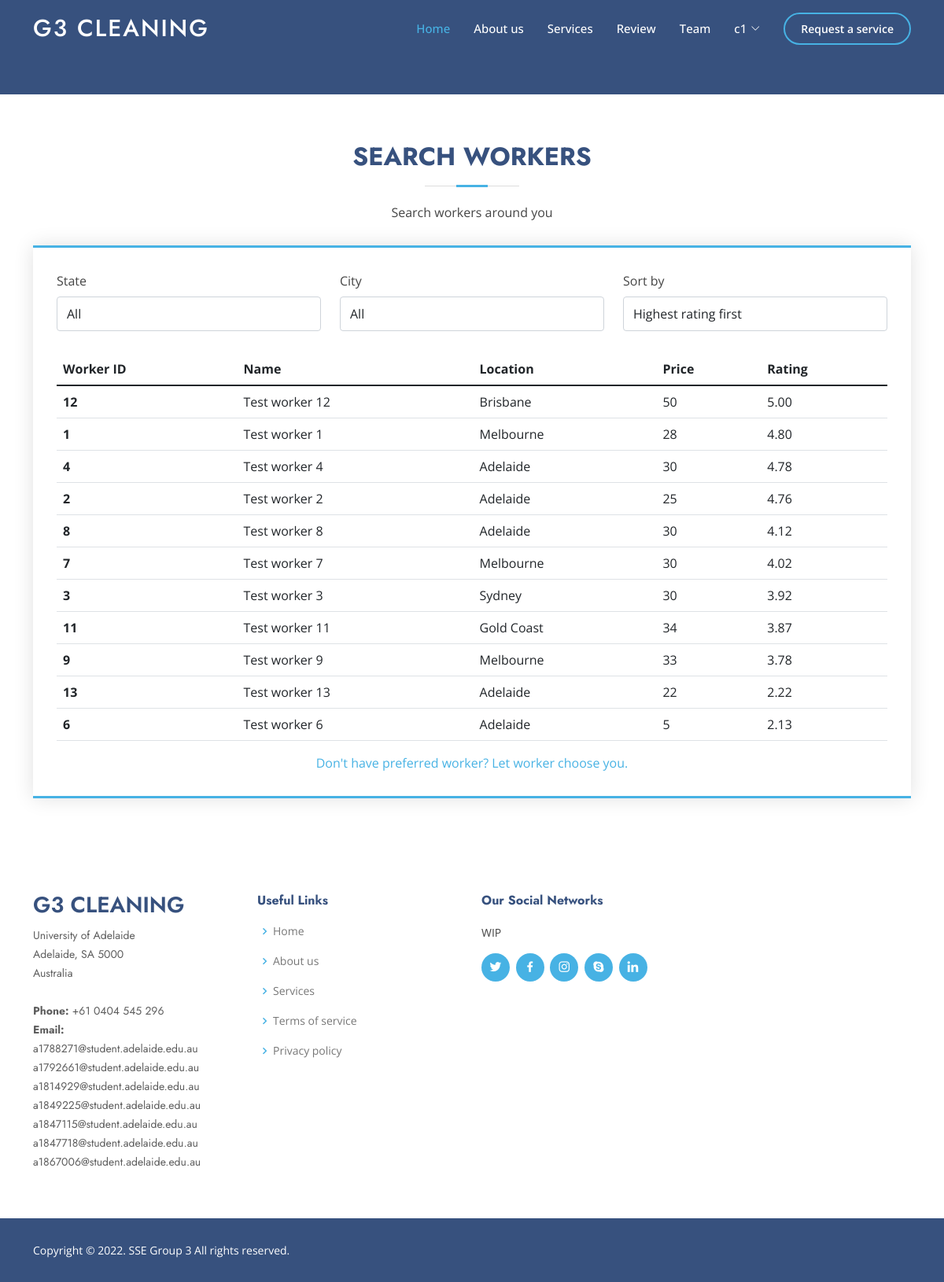
The page /searchworker.php (signed in) on the database its author committed.
### tables this page shows
CREATE TABLE IF NOT EXISTS `worker` (
  `uid` int UNSIGNED NOT NULL AUTO_INCREMENT,
  `email` varchar(100) NOT NULL,
  `name` varchar(100) NOT NULL,
  `phone` varchar(20) NOT NULL,
  `password` varchar(32) NOT NULL,
  `city` varchar(50),
  `state` varchar(50),
  `price` int UNSIGNED NOT NULL,
  `rating` decimal(3,2) NOT NULL DEFAULT 5.0,
  `healthy` tinyint(1) NOT NULL DEFAULT '1',
  PRIMARY KEY (uid)
);

### include/db.php (called while the page is built, shortened)
<?php
include 'dbdetail.php';
$conn = new mysqli($servername, $username, $password, $dbname);
function sqlsanitizer($str)
{
    return $str;
}
function dbsearchmultiplecondition($table, $results, $targets)
{
    global $conn;
    $query = "SELECT ";
    $index = 0;
    foreach ($results as $result) {
        $query .= sqlsanitizer($result);
        if ($index < count($results) - 1) {
            $query .= ", ";
            $index += 1;
        }
    }
    $query .= " FROM " . sqlsanitizer($table) . " WHERE ";
    $index = 0;
    foreach ($targets as $key => $value) {
        $query .= sqlsanitizer($key) . "='" . sqlsanitizer($value) . "'";
    }
    $query .= ";";
    $dbresult = mysqli_query($conn, $query);
    $result = [];
    if (mysqli_num_rows($dbresult) > 0) {
        while ($row = mysqli_fetch_assoc($dbresult)) {
            array_push($result, $row);
        }
    }
    return $result;
}
?>

### searchworker.php (the view, shortened to what this page needs)
<!DOCTYPE html>
<html lang="en">
<head>
    <link href="assets/vendor/aos/aos.css" rel="stylesheet">
    <link href="assets/vendor/bootstrap/css/bootstrap.min.css" rel="stylesheet">
    <link href="assets/vendor/bootstrap-icons/bootstrap-icons.css" rel="stylesheet">
    <link href="assets/vendor/boxicons/css/boxicons.min.css" rel="stylesheet">
    <link href="assets/vendor/glightbox/css/glightbox.min.css" rel="stylesheet">
    <link href="assets/vendor/remixicon/remixicon.css" rel="stylesheet">
    <link href="assets/vendor/swiper/swiper-bundle.min.css" rel="stylesheet">
    <link href="assets/css/style.css" rel="stylesheet">
</head>
<body>
    <?php include 'include/header.php'; ?>
    <section id="headerspace" class="">
    </section>
    <section id="request" class="request">
        <div class="container">
            <div class="section-title">
                <h2>Search workers</h2>
                <p>Search workers around you</p>
            </div>
            <form action="searchworker.php" method="get" role="form" class="php-request-form">
                <?php
                if (isset($_GET["state"]) and isset($_GET["city"]) and isset($_GET["sort"])) {
                    $state = $_GET["state"];
                    $city = $_GET["city"];
                    $sort = $_GET["sort"];
                } else {
                    $state = "*";
                    $city = "*";
                    $sort = "rating";
                }
                ?>
                <div class="row">
                    <div class="col-lg-4 form-group">
                        <label for="state">State</label>
                        <select class="form-control" name="state" id="state" onchange="this.form.submit()">
                            <option value="*" <?php if ($state=="*") {
                                echo 'selected="selected"';
                            } ?> >All</option>
                        </select>
                    </div>
                    <div class="col-lg-4 form-group">
                        <label for="city">City</label>
                        <select class="form-control" name="city" id="city" onchange="this.form.submit()">
                            <option value="*" <?php if ($city=="*") {
                                echo 'selected="selected"';
                            } ?> >All</option>
                        </select>
                    </div>
                    <div class="col-lg-4 form-group">
                        <label for="sort">Sort by</label>
                        <select class="form-control" name="sort" id="sort" onchange="this.form.submit()">
                            <option value="rating" <?php if ($sort=="rating") {
                                echo 'selected="selected"';
                            } ?>
                                >Highest rating first</option>
                        </select>
                    </div>
                </div>
                <?php
                include 'include/db.php';
                $targets["healthy"] = true;
                $workerlist = dbsearchmultiplecondition("worker", array("uid", "name", "city", "price", "rating"), $targets);
                if (count($workerlist) == 0) {
                    ?>
                    <div class="row">
                        <div class="d-flex justify-content-center">
                            <a href="/request.php">No workers around here? Let workers choose you when they available.</a>
                        </div>
                    </div>
                    <?php
                } else {
                    if ($sort == "rating") {
                        $columns = array_column($workerlist, 'rating');
                        array_multisort($columns, SORT_DESC, $workerlist);
                    }elseif ($sort == "price") {
                        $columns = array_column($workerlist, 'price');
                        array_multisort($columns, SORT_ASC, $workerlist);
                    }
                ?>
                <div class="row">
                    <div class="col-lg-12 d-flex align-items-center">
                        <table class="table table-hover">
                            <thead>
                                <tr>
                                    <th scope="col">Worker ID</th>
                                    <th scope="col">Name</th>
                                    <th scope="col">Location</th>
                                    <th scope="col">Price</th>
                                    <th scope="col">Rating</th>
                                </tr>
                            </thead>
                            <?php
                    echo "<tbody>";
                    foreach ($workerlist as $worker) {
                        $link = "/request.php?workerid=" . $worker["uid"] . "&workername=" . $worker["name"];
                        echo '<tr onClick="window.location.href=\'' . $link . '\';">';
                        echo '<th scope="row">' . $worker["uid"] . '</th>';
                        echo '<td>' . $worker["name"] . '</td>';
                        echo '<td>' . $worker["city"] . '</td>';
                        echo '<td>' . $worker["price"] . '</td>';
                        echo '<td>' . $worker["rating"] . '</td>';
                        echo '</tr>';
                    }
                    echo "</tbody>";
                            ?>
                        </table>
                    </div>
                </div>
                <div class="row">
                    <div class="d-flex justify-content-center">
                        <a href="/request.php">Don't have preferred worker? Let worker choose you.</a>
                    </div>
                </div>
                <?php
                }
                ?>
            </form>
        </div>
    </section>
    <?php include 'include/footer.php'; ?>
</body>
</html>

### include/header.php (shortened to what this page needs)
<header id="header" class="fixed-top ">
  <div class="container d-flex align-items-center">
    <h1 class="logo me-auto"><a href="index.php">G3 cleaning</a></h1>
    <nav id="navbar" class="navbar">
      <ul>
        <li><a class="nav-link scrollto active" href="index.php#hero">Home</a></li>
        <li><a class="nav-link scrollto" href="index.php#about">About us</a></li>
        <li><a class="nav-link scrollto" href="index.php#services">Services</a></li>
        <li><a class="nav-link scrollto" href="index.php#portfolio">Review</a></li>
        <li><a class="nav-link scrollto" href="index.php#team">Team</a></li>
        <?php if (isset($_SESSION['username'])) {
        ?>
        <li class="dropdown"><a href="#"><span>
              <?php echo $_SESSION['username']; ?>
            </span> <i class="bi bi-chevron-down"></i></a>
        </li>
        <?php
        } else {
        ?>
        <li><a class="nav-link scrollto" href="login.php">Login</a></li>
        <?php
        }
        ?>
        <li><a class="getstarted scrollto" href="searchworker.php">Request a service</a></li>
      </ul>
    </nav>
  </div>
</header>

### include/footer.php (shortened to what this page needs)
<footer id="footer">
    <div class="footer-top">
        <div class="container">
            <div class="row">
                <div class="col-lg-3 col-md-6 footer-contact">
                    <h3>G3 cleaning</h3>
                    <p>
                        University of Adelaide<br>
                        Adelaide, SA 5000<br>
                        Australia<br><br>
                        <strong>Phone:</strong> +61 0404 545 296<br>
                        <strong>Email:</strong> <br>
                        a1788271@student.adelaide.edu.au<br>
                        a1792661@student.adelaide.edu.au<br>
                        a1814929@student.adelaide.edu.au<br>
                        a1849225@student.adelaide.edu.au<br>
                        a1847115@student.adelaide.edu.au<br>
                        a1847718@student.adelaide.edu.au<br>
                        a1867006@student.adelaide.edu.au<br>
                    </p>
                </div>
                <div class="col-lg-3 col-md-6 footer-links">
                    <h4>Useful Links</h4>
                    <ul>
                        <li><i class="bx bx-chevron-right"></i> <a href="#">Home</a></li>
                        <li><i class="bx bx-chevron-right"></i> <a href="index.php#about">About us</a></li>
                        <li><i class="bx bx-chevron-right"></i> <a href="index.php#services">Services</a></li>
                        <li><i class="bx bx-chevron-right"></i> <a href="#">Terms of service</a></li>
                        <li><i class="bx bx-chevron-right"></i> <a href="#">Privacy policy</a></li>
                    </ul>
                </div>
                <div class="col-lg-3 col-md-6 footer-links">
                    <h4>Our Social Networks</h4>
                    <p>WIP</p>
                    <div class="social-links mt-3">
                        <a href="#" class="twitter"><i class="bx bxl-twitter"></i></a>
                        <a href="#" class="facebook"><i class="bx bxl-facebook"></i></a>
                        <a href="#" class="instagram"><i class="bx bxl-instagram"></i></a>
                        <a href="#" class="google-plus"><i class="bx bxl-skype"></i></a>
                        <a href="#" class="linkedin"><i class="bx bxl-linkedin"></i></a>
                    </div>
                </div>
            </div>
        </div>
    </div>
    <div class="container footer-bottom clearfix">
        <div class="copyright">
            Copyright &copy; 2022. SSE Group 3 All rights reserved.
        </div>
    </div>
</footer>

### assets/css/style.css (style rules this page uses)
body { font-family: "Open Sans", sans-serif; color: #444444; }
a { color: #47b2e4; text-decoration: none; }
h1, h2, h3, h4, h5, h6 { font-family: "Jost", sans-serif; }
#headerspace { width: 100%; height: 40px; background: #37517e; }
#header { transition: all 0.5s; z-index: 997; padding: 15px 0; }
#header .logo { font-size: 30px; margin: 0; padding: 0; line-height: 1; font-weight: 500; letter-spacing: 2px; text-transform: uppercase; }
#header .logo a { color: #fff; }
.navbar { padding: 0; }
.navbar ul { margin: 0; padding: 0; display: flex; list-style: none; align-items: center; }
.navbar li { position: relative; }
.navbar a, .navbar a:focus { display: flex; align-items: center; justify-content: space-between; padding: 10px 0 10px 30px; font-size: 15px; font-weight: 500; color: #fff; white-space: nowrap; transition: 0.3s; }
.navbar a i, .navbar a:focus i { font-size: 12px; line-height: 0; margin-left: 5px; }
.navbar a:hover, .navbar .active, .navbar .active:focus, .navbar li:hover > a { color: #47b2e4; }
.navbar .getstarted, .navbar .getstarted:focus { padding: 8px 20px; margin-left: 30px; border-radius: 50px; color: #fff; font-size: 14px; border: 2px solid #47b2e4; font-weight: 600; }
section { padding: 60px 0; overflow: hidden; }
.section-title { text-align: center; padding-bottom: 30px; }
.section-title h2 { font-size: 32px; font-weight: bold; text-transform: uppercase; margin-bottom: 20px; padding-bottom: 20px; position: relative; color: #37517e; }
.section-title h2::before { content: ""; position: absolute; display: block; width: 120px; height: 1px; background: #ddd; bottom: 1px; left: calc(50% - 60px); }
.section-title h2::after { content: ""; position: absolute; display: block; width: 40px; height: 3px; background: #47b2e4; bottom: 0; left: calc(50% - 20px); }
.section-title p { margin-bottom: 0; }
.request .php-request-form { width: 100%; border-top: 3px solid #47b2e4; border-bottom: 3px solid #47b2e4; padding: 30px; background: #fff; box-shadow: 0 0 24px 0 rgba(0, 0, 0, 0.12); }
.request .php-request-form .form-group { padding-bottom: 8px; }
.request .php-request-form .form-group { margin-bottom: 20px; }
.request .php-request-form label { padding-bottom: 8px; }
.request .php-request-form select { height: 44px; }
#footer { font-size: 14px; background: #37517e; }
#footer .footer-top { padding: 60px 0 30px 0; background: #fff; }
#footer .footer-top .footer-contact { margin-bottom: 30px; }
#footer .footer-top .footer-contact h3 { font-size: 28px; margin: 0 0 10px 0; padding: 2px 0 2px 0; line-height: 1; text-transform: uppercase; font-weight: 600; color: #37517e; }
#footer .footer-top .footer-contact p { font-size: 14px; line-height: 24px; margin-bottom: 0; font-family: "Jost", sans-serif; color: #5e5e5e; }
#footer .footer-top h4 { font-size: 16px; font-weight: bold; color: #37517e; position: relative; padding-bottom: 12px; }
#footer .footer-top .footer-links { margin-bottom: 30px; }
#footer .footer-top .footer-links ul { list-style: none; padding: 0; margin: 0; }
#footer .footer-top .footer-links ul i { padding-right: 2px; color: #47b2e4; font-size: 18px; line-height: 1; }
#footer .footer-top .footer-links ul li { padding: 10px 0; display: flex; align-items: center; }
#footer .footer-top .footer-links ul li:first-child { padding-top: 0; }
#footer .footer-top .footer-links ul a { color: #777777; transition: 0.3s; display: inline-block; line-height: 1; }
#footer .footer-top .social-links a { font-size: 18px; display: inline-block; background: #47b2e4; color: #fff; line-height: 1; padding: 8px 0; margin-right: 4px; border-radius: 50%; text-align: center; width: 36px; height: 36px; transition: 0.3s; }
#footer .footer-bottom { padding-top: 30px; padding-bottom: 30px; color: #fff; }
#footer .copyright { float: left; }

### rows shown on the page
worker: uid "12", name "Test worker 12", city "Brisbane", price "50", rating "5.00"
worker: uid "1", name "Test worker 1", city "Melbourne", price "28", rating "4.80"
worker: uid "4", name "Test worker 4", city "Adelaide", price "30", rating "4.78"
worker: uid "2", name "Test worker 2", city "Adelaide", price "25", rating "4.76"
worker: uid "8", name "Test worker 8", city "Adelaide", price "30", rating "4.12"
worker: uid "7", name "Test worker 7", city "Melbourne", price "30", rating "4.02"
worker: uid "3", name "Test worker 3", city "Sydney", price "30", rating "3.92"
worker: uid "11", name "Test worker 11", city "Gold Coast", price "34", rating "3.87"
worker: uid "9", name "Test worker 9", city "Melbourne", price "33", rating "3.78"
worker: uid "13", name "Test worker 13", city "Adelaide", price "22", rating "2.22"
worker: uid "6", name "Test worker 6", city "Adelaide", price "5", rating "2.13"

### other values the page prints
$_SESSION['username'] "c1"
